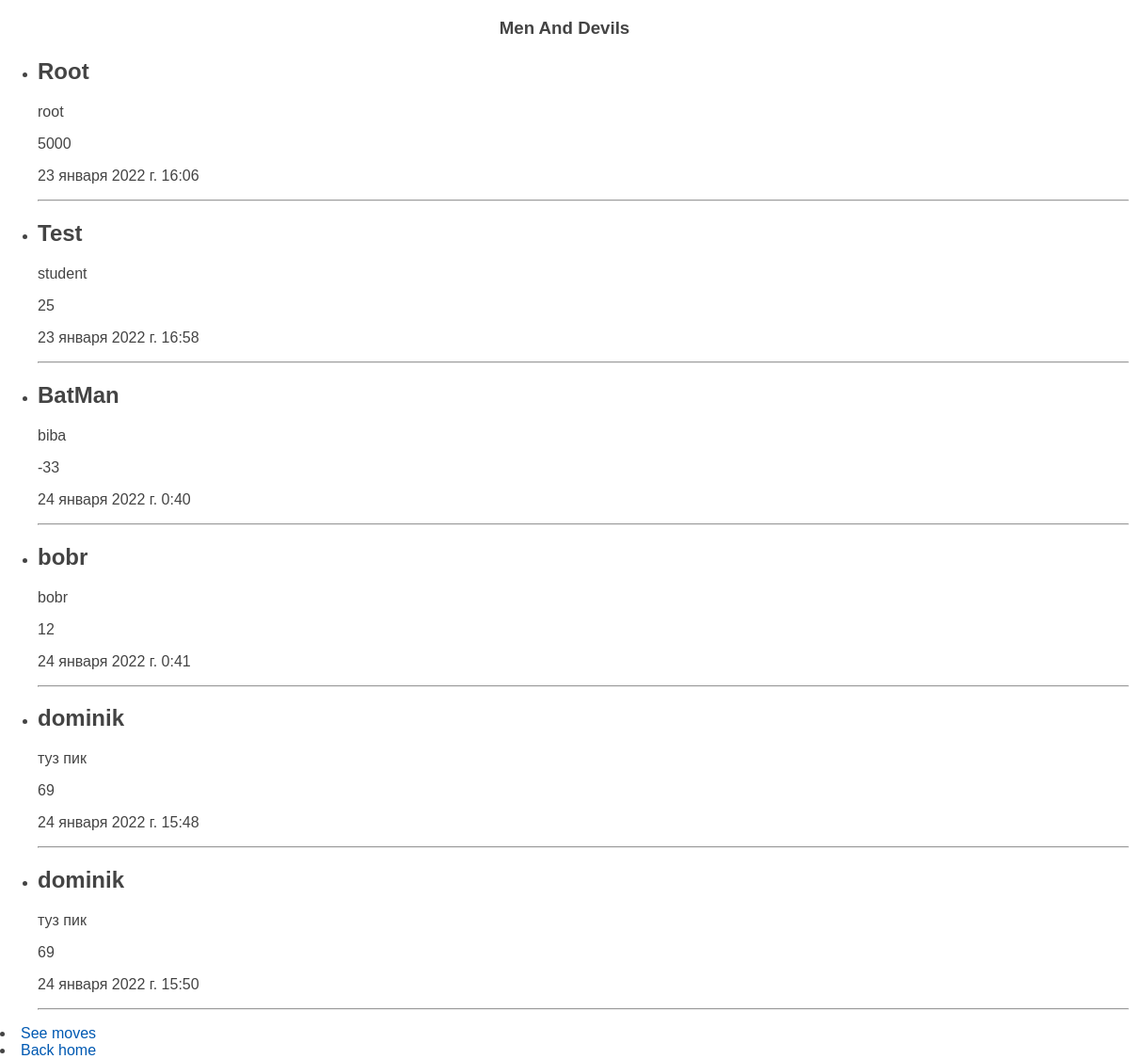
The app's page /desk/ with its own data.
### game/models.py (models this page shows, shortened)
class Players(models.Model):
    name = models.CharField(max_length=255, verbose_name='Вертухай')
    sex = models.CharField(max_length=255, verbose_name='Кто по жизни')
    years_old = models.IntegerField(verbose_name='На сколько преисполнен')
    time_create = models.DateTimeField(auto_now_add=True, verbose_name='Дата смены')
    real_home = models.CharField(max_length=255, verbose_name='Исходное')
    moves = models.CharField(max_length=255, verbose_name='Отчёт')
    class Meta:
        verbose_name = 'Наши спонсоры'
        verbose_name_plural = 'Наши спонсоры'
        ordering = ('time_create',)

### game/views.py (the view)
# urls.py: path('desk/', desk, name='desk'),
def desk(request):
    champions = Players.objects.all()
    return render(request, 'mad/desk.html', {'champions': champions, 'title': 'Desk Page'})

### game/templates/mad/desk.html (shortened to what this page needs)
{% extends 'mad/base.html' %}
{% block content %}
<ul>
{% for ch in champions %}
<li>
    <h2>{{ch.name}}</h2>
    <p>{{ch.sex}}</p>
    <p>{{ch.years_old}}</p>
    <p>{{ch.time_create}}</p>
    <hr>
</li>
{% endfor %}
</ul>
<li><a href="{% url 'moves' %}">See moves</a></li>
<li><a href="{% url 'home' %}">Back home</a></li>
{% endblock %}

### game/templates/mad/base.html (shortened to what this page needs)
{% load static %}
<!DOCTYPE html>
<html lang="en">
<head>
    <link type="text/css" href="{% static 'mad/css/style.css' %}" rel="stylesheet" />
</head>
<body>
{% block mainmenu %}
<h3 align="center">Men And Devils</h3>
{% endblock mainmenu %}
{% block content %}
{% endblock %}
</body>
</html>

### game/static/mad/css/style.css (style rules this page uses)
html, body { font-family: 'Arial'; margin: 0; padding: 0; height: 100%; width: 100%; color: #444; }
a { color: #0059b2; text-decoration: none; }

### records on screen
Players: name "Root", sex "root", years_old "5000", time_create "23 января 2022 г. 16:06"
Players: name "Test", sex "student", years_old "25", time_create "23 января 2022 г. 16:58"
Players: name "BatMan", sex "biba", years_old "-33", time_create "24 января 2022 г. 0:40"
Players: name "bobr", sex "bobr", years_old "12", time_create "24 января 2022 г. 0:41"
Players: name "dominik", sex "туз пик", years_old "69", time_create "24 января 2022 г. 15:48"
Players: name "dominik", sex "туз пик", years_old "69", time_create "24 января 2022 г. 15:50"
